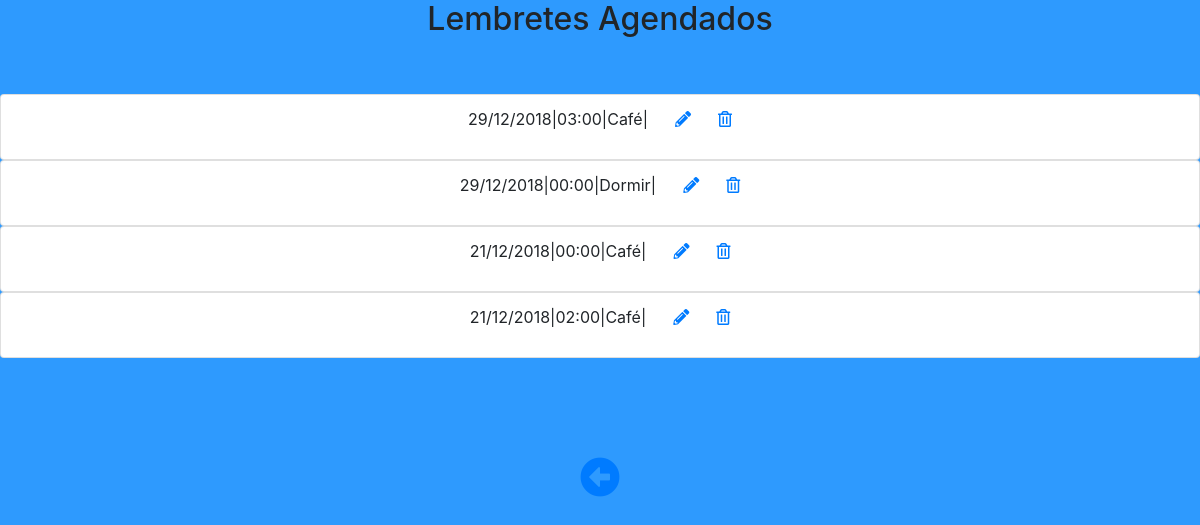
The app's page /agenda.php (signed in) with its own data.
### tables this page shows
CREATE TABLE `lembrete` (
  `cadastro_id` int(11) NOT NULL,
  `data` date NOT NULL,
  `hora` varchar(11) NOT NULL,
  `assunto` text NOT NULL,
  `descricao` text NOT NULL,
  `id_tutor` int(11) NOT NULL,
  `id_usuario` int(11) NOT NULL
);

### agenda.php (the view, shortened to what this page needs)
<!doctype html>
<html>
<head>
<link rel="stylesheet" href="https://use.fontawesome.com/releases/v5.5.0/css/all.css">
<link rel="stylesheet" href="https://stackpath.bootstrapcdn.com/bootstrap/4.1.3/css/bootstrap.min.css">
<link rel="stylesheet" href="https://cdnjs.cloudflare.com/ajax/libs/bootstrap-datepicker/1.3.0/css/datepicker.css"/>
<body bgcolor=royalblue>
</head>
<center>
<h2> Lembretes Agendados </h2>
<html>
    <head>
</head>
<body>
<br>
<br>
<?php
  include ("conecta.php");
  $query = mysqli_query($conexao,"SELECT cadastro_id, data, hora, assunto, descricao FROM lembrete");
?>
 <?php while($linha = mysqli_fetch_array($query)) { ?>
    <ul class="list-group">
      <li class="list-group-item">
        <p>
          <?php $dataformatobr = date_create($linha['data']);
           $data = date_format($dataformatobr, 'd/m/Y');
           echo $data ."|". $linha['hora']."|".$linha['assunto']."|".$linha['descricao'];?>
          <a href="editarlembrete.php?id=<?=$linha['cadastro_id']?>"><i class="fas fa-pencil-alt"></i></a>
          <a href="excluirlembreteconfirm.php?id=<?=$linha['cadastro_id']?>"><i class="far fa-trash-alt"></i></a>
        </p>
      </li>
    </ul>
<?php
}
?>
<br>
<br>
<br>
<br>
<h1><a href="lembretee.php"><i class="fas fa-arrow-alt-circle-left"></i></h1></script>
</body>
</html>

### agenda.php (style rules this page uses)
body { background-color: #2E9AFE!important; }

### records on screen
lembrete: data "29/12/2018", hora "03:00", assunto "Café"
lembrete: data "29/12/2018", hora "00:00", assunto "Dormir"
lembrete: data "21/12/2018", hora "00:00", assunto "Café"
lembrete: data "21/12/2018", hora "02:00", assunto "Café"
